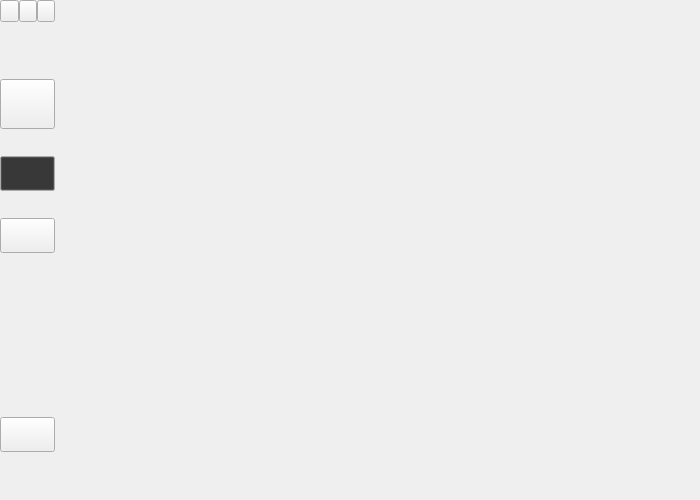
<?xml version="1.0" encoding="UTF-8"?>
<ui version="4.0">
 <class>MainWindow</class>
 <widget class="QMainWindow" name="MainWindow">
  <property name="geometry">
   <rect>
    <x>0</x>
    <y>0</y>
    <width>700</width>
    <height>500</height>
   </rect>
  </property>
  <property name="minimumSize">
   <size>
    <width>700</width>
    <height>500</height>
   </size>
  </property>
  <property name="windowTitle">
   <string/>
  </property>
  <property name="iconSize">
   <size>
    <width>16</width>
    <height>16</height>
   </size>
  </property>
  <widget class="QWidget" name="centralwidget">
   <layout class="QGridLayout" name="gridLayout">
    <property name="leftMargin">
     <number>0</number>
    </property>
    <property name="topMargin">
     <number>0</number>
    </property>
    <property name="rightMargin">
     <number>0</number>
    </property>
    <property name="bottomMargin">
     <number>0</number>
    </property>
    <property name="spacing">
     <number>0</number>
    </property>
    <item row="0" column="2">
     <widget class="Line" name="line">
      <property name="maximumSize">
       <size>
        <width>0</width>
        <height>16777215</height>
       </size>
      </property>
      <property name="orientation">
       <enum>Qt::Orientation::Vertical</enum>
      </property>
     </widget>
    </item>
    <item row="0" column="0">
     <widget class="QWidget" name="menuWidget" native="true">
      <property name="minimumSize">
       <size>
        <width>55</width>
        <height>0</height>
       </size>
      </property>
      <property name="maximumSize">
       <size>
        <width>55</width>
        <height>16777215</height>
       </size>
      </property>
      <layout class="QVBoxLayout" name="verticalLayout">
       <property name="spacing">
        <number>0</number>
       </property>
       <property name="leftMargin">
        <number>0</number>
       </property>
       <property name="topMargin">
        <number>0</number>
       </property>
       <property name="rightMargin">
        <number>0</number>
       </property>
       <property name="bottomMargin">
        <number>0</number>
       </property>
       <item>
        <widget class="QWidget" name="winTitleWidget" native="true">
         <layout class="QHBoxLayout" name="horizontalLayout">
          <property name="spacing">
           <number>0</number>
          </property>
          <property name="leftMargin">
           <number>0</number>
          </property>
          <property name="topMargin">
           <number>0</number>
          </property>
          <property name="rightMargin">
           <number>0</number>
          </property>
          <property name="bottomMargin">
           <number>0</number>
          </property>
          <item>
           <widget class="QPushButton" name="btnMWinClose">
            <property name="text">
             <string/>
            </property>
           </widget>
          </item>
          <item>
           <widget class="QPushButton" name="btnMWinMin">
            <property name="text">
             <string/>
            </property>
           </widget>
          </item>
          <item>
           <widget class="QPushButton" name="btnMWinMax">
            <property name="text">
             <string/>
            </property>
           </widget>
          </item>
         </layout>
        </widget>
       </item>
       <item>
        <widget class="QWidget" name="chatMenuWidget" native="true">
         <property name="sizePolicy">
          <sizepolicy hsizetype="Expanding" vsizetype="Expanding">
           <horstretch>0</horstretch>
           <verstretch>0</verstretch>
          </sizepolicy>
         </property>
         <layout class="QVBoxLayout" name="verticalLayout_2">
          <property name="spacing">
           <number>0</number>
          </property>
          <property name="leftMargin">
           <number>0</number>
          </property>
          <property name="topMargin">
           <number>30</number>
          </property>
          <property name="rightMargin">
           <number>0</number>
          </property>
          <property name="bottomMargin">
           <number>40</number>
          </property>
          <item>
           <widget class="QPushButton" name="btnHead">
            <property name="maximumSize">
             <size>
              <width>55</width>
              <height>50</height>
             </size>
            </property>
            <property name="focusPolicy">
             <enum>Qt::FocusPolicy::StrongFocus</enum>
            </property>
            <property name="text">
             <string/>
            </property>
            <property name="icon">
             <iconset resource="resource.qrc">
              <normaloff>:/resource/icon/menu/head.png</normaloff>:/resource/icon/menu/head.png</iconset>
            </property>
            <property name="iconSize">
             <size>
              <width>40</width>
              <height>40</height>
             </size>
            </property>
            <property name="checkable">
             <bool>true</bool>
            </property>
           </widget>
          </item>
          <item>
           <widget class="QPushButton" name="btnAllChat">
            <property name="minimumSize">
             <size>
              <width>0</width>
              <height>0</height>
             </size>
            </property>
            <property name="maximumSize">
             <size>
              <width>55</width>
              <height>35</height>
             </size>
            </property>
            <property name="palette">
             <palette>
              <active>
               <colorrole role="Button">
                <brush brushstyle="SolidPattern">
                 <color alpha="255">
                  <red>51</red>
                  <green>51</green>
                  <blue>51</blue>
                 </color>
                </brush>
               </colorrole>
              </active>
              <inactive>
               <colorrole role="Button">
                <brush brushstyle="SolidPattern">
                 <color alpha="255">
                  <red>51</red>
                  <green>51</green>
                  <blue>51</blue>
                 </color>
                </brush>
               </colorrole>
              </inactive>
              <disabled>
               <colorrole role="Button">
                <brush brushstyle="SolidPattern">
                 <color alpha="255">
                  <red>51</red>
                  <green>51</green>
                  <blue>51</blue>
                 </color>
                </brush>
               </colorrole>
              </disabled>
             </palette>
            </property>
            <property name="focusPolicy">
             <enum>Qt::FocusPolicy::StrongFocus</enum>
            </property>
            <property name="text">
             <string/>
            </property>
            <property name="icon">
             <iconset resource="resource.qrc">
              <normaloff>:/resource/icon/menu/chat.svg</normaloff>
              <normalon>:/resource/icon/menu/chat2.svg</normalon>:/resource/icon/menu/chat.svg</iconset>
            </property>
            <property name="iconSize">
             <size>
              <width>20</width>
              <height>20</height>
             </size>
            </property>
            <property name="checkable">
             <bool>true</bool>
            </property>
            <property name="checked">
             <bool>true</bool>
            </property>
           </widget>
          </item>
          <item>
           <widget class="QPushButton" name="btnContact">
            <property name="maximumSize">
             <size>
              <width>55</width>
              <height>35</height>
             </size>
            </property>
            <property name="focusPolicy">
             <enum>Qt::FocusPolicy::StrongFocus</enum>
            </property>
            <property name="text">
             <string/>
            </property>
            <property name="icon">
             <iconset resource="resource.qrc">
              <normaloff>:/resource/icon/menu/contact.svg</normaloff>
              <normalon>:/resource/icon/menu/contact2.svg</normalon>:/resource/icon/menu/contact.svg</iconset>
            </property>
            <property name="iconSize">
             <size>
              <width>20</width>
              <height>20</height>
             </size>
            </property>
            <property name="checkable">
             <bool>true</bool>
            </property>
           </widget>
          </item>
         </layout>
        </widget>
       </item>
       <item>
        <widget class="QWidget" name="toolMenuWidget" native="true">
         <property name="sizePolicy">
          <sizepolicy hsizetype="Expanding" vsizetype="Expanding">
           <horstretch>0</horstretch>
           <verstretch>0</verstretch>
          </sizepolicy>
         </property>
         <property name="minimumSize">
          <size>
           <width>0</width>
           <height>180</height>
          </size>
         </property>
         <property name="maximumSize">
          <size>
           <width>16777215</width>
           <height>180</height>
          </size>
         </property>
         <layout class="QVBoxLayout" name="verticalLayout_3" stretch="0">
          <property name="spacing">
           <number>0</number>
          </property>
          <property name="leftMargin">
           <number>0</number>
          </property>
          <property name="topMargin">
           <number>50</number>
          </property>
          <property name="rightMargin">
           <number>0</number>
          </property>
          <property name="bottomMargin">
           <number>0</number>
          </property>
          <item>
           <widget class="QPushButton" name="btnMore">
            <property name="minimumSize">
             <size>
              <width>0</width>
              <height>35</height>
             </size>
            </property>
            <property name="maximumSize">
             <size>
              <width>16777215</width>
              <height>35</height>
             </size>
            </property>
            <property name="focusPolicy">
             <enum>Qt::FocusPolicy::StrongFocus</enum>
            </property>
            <property name="text">
             <string/>
            </property>
            <property name="icon">
             <iconset resource="resource.qrc">
              <normaloff>:/resource/icon/menu/more.svg</normaloff>:/resource/icon/menu/more.svg</iconset>
            </property>
            <property name="iconSize">
             <size>
              <width>20</width>
              <height>20</height>
             </size>
            </property>
           </widget>
          </item>
         </layout>
        </widget>
       </item>
      </layout>
     </widget>
    </item>
    <item row="0" column="4">
     <widget class="QWidget" name="chatWidget" native="true">
      <layout class="QVBoxLayout" name="verticalLayout_4">
       <property name="spacing">
        <number>0</number>
       </property>
       <property name="leftMargin">
        <number>0</number>
       </property>
       <property name="topMargin">
        <number>0</number>
       </property>
       <property name="rightMargin">
        <number>0</number>
       </property>
       <property name="bottomMargin">
        <number>0</number>
       </property>
       <item>
        <widget class="QWidget" name="contentWidget" native="true"/>
       </item>
      </layout>
     </widget>
    </item>
    <item row="0" column="3">
     <widget class="QWidget" name="chatListwidget" native="true">
      <property name="minimumSize">
       <size>
        <width>259</width>
        <height>0</height>
       </size>
      </property>
      <property name="maximumSize">
       <size>
        <width>250</width>
        <height>16777215</height>
       </size>
      </property>
      <layout class="QGridLayout" name="gridLayout_2">
       <property name="leftMargin">
        <number>0</number>
       </property>
       <property name="topMargin">
        <number>0</number>
       </property>
       <property name="rightMargin">
        <number>0</number>
       </property>
       <property name="bottomMargin">
        <number>0</number>
       </property>
       <property name="spacing">
        <number>0</number>
       </property>
      </layout>
     </widget>
    </item>
   </layout>
  </widget>
 </widget>
 <resources>
  <include location="resource.qrc"/>
 </resources>
 <connections/>
</ui>
